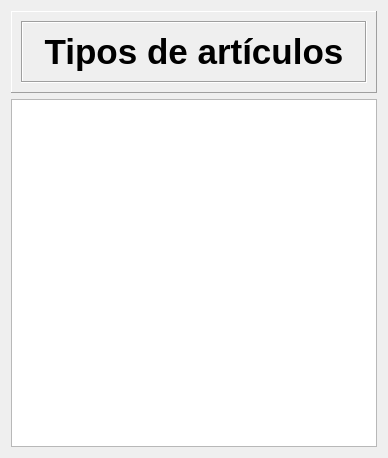
<?xml version="1.0" encoding="UTF-8"?>
<ui version="4.0">
 <class>WidgetVerTipoProductos</class>
 <widget class="QWidget" name="WidgetVerTipoProductos">
  <property name="geometry">
   <rect>
    <x>0</x>
    <y>0</y>
    <width>388</width>
    <height>458</height>
   </rect>
  </property>
  <property name="windowTitle">
   <string>Form</string>
  </property>
  <layout class="QGridLayout" name="gridLayout_3">
   <item row="0" column="0">
    <layout class="QVBoxLayout" name="verticalLayout">
     <item>
      <widget class="QFrame" name="frame">
       <property name="sizePolicy">
        <sizepolicy hsizetype="Preferred" vsizetype="Fixed">
         <horstretch>0</horstretch>
         <verstretch>0</verstretch>
        </sizepolicy>
       </property>
       <property name="minimumSize">
        <size>
         <width>0</width>
         <height>82</height>
        </size>
       </property>
       <property name="maximumSize">
        <size>
         <width>16777215</width>
         <height>82</height>
        </size>
       </property>
       <property name="frameShape">
        <enum>QFrame::Panel</enum>
       </property>
       <property name="frameShadow">
        <enum>QFrame::Raised</enum>
       </property>
       <layout class="QGridLayout" name="gridLayout_2">
        <item row="0" column="0">
         <widget class="QFrame" name="frame_2">
          <property name="frameShape">
           <enum>QFrame::Box</enum>
          </property>
          <property name="frameShadow">
           <enum>QFrame::Sunken</enum>
          </property>
          <layout class="QGridLayout" name="gridLayout">
           <item row="0" column="0">
            <widget class="QLabel" name="label">
             <property name="text">
              <string>&lt;!DOCTYPE HTML PUBLIC &quot;-//W3C//DTD HTML 4.0//EN&quot; &quot;http://www.w3.org/TR/REC-html40/strict.dtd&quot;&gt;
&lt;html&gt;&lt;head&gt;&lt;meta name=&quot;qrichtext&quot; content=&quot;1&quot; /&gt;&lt;style type=&quot;text/css&quot;&gt;
p, li { white-space: pre-wrap; }
&lt;/style&gt;&lt;/head&gt;&lt;body style=&quot; font-family:'MS Shell Dlg 2'; font-size:8.25pt; font-weight:400; font-style:normal;&quot;&gt;
&lt;p align=&quot;center&quot; style=&quot; margin-top:0px; margin-bottom:0px; margin-left:0px; margin-right:0px; -qt-block-indent:0; text-indent:0px;&quot;&gt;&lt;span style=&quot; font-size:26pt; font-weight:600;&quot;&gt;Tipos de artículos&lt;/span&gt;&lt;/p&gt;&lt;/body&gt;&lt;/html&gt;</string>
             </property>
            </widget>
           </item>
          </layout>
         </widget>
        </item>
       </layout>
      </widget>
     </item>
     <item>
      <widget class="QTableView" name="tableView">
       <property name="font">
        <font>
         <weight>75</weight>
         <bold>true</bold>
        </font>
       </property>
       <property name="alternatingRowColors">
        <bool>true</bool>
       </property>
       <property name="selectionMode">
        <enum>QAbstractItemView::NoSelection</enum>
       </property>
       <property name="selectionBehavior">
        <enum>QAbstractItemView::SelectRows</enum>
       </property>
       <property name="textElideMode">
        <enum>Qt::ElideMiddle</enum>
       </property>
       <attribute name="horizontalHeaderStretchLastSection">
        <bool>true</bool>
       </attribute>
       <attribute name="verticalHeaderVisible">
        <bool>false</bool>
       </attribute>
       <attribute name="verticalHeaderDefaultSectionSize">
        <number>25</number>
       </attribute>
       <attribute name="verticalHeaderStretchLastSection">
        <bool>false</bool>
       </attribute>
      </widget>
     </item>
    </layout>
   </item>
  </layout>
 </widget>
 <resources/>
 <connections/>
</ui>
